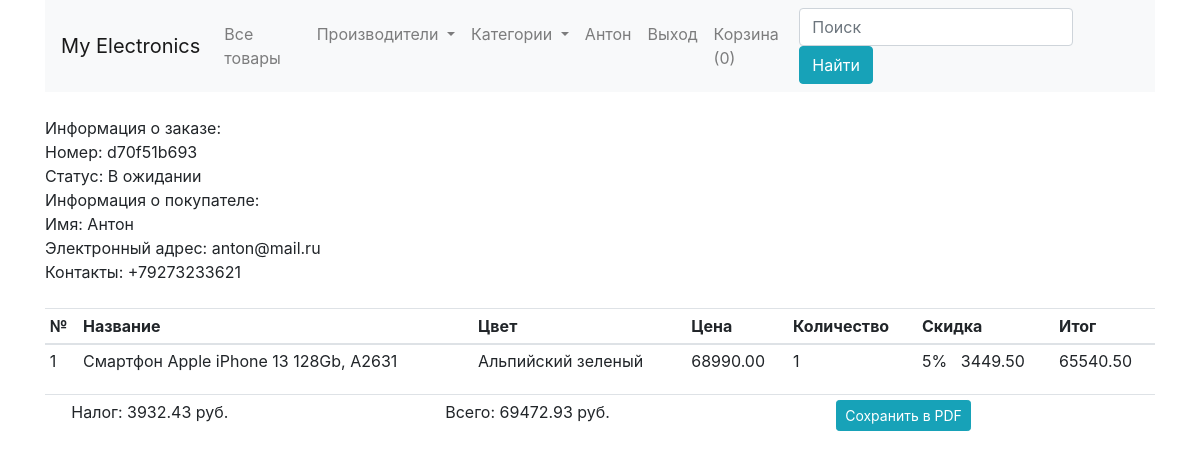
The app's page /orders/d70f51b693 (signed in) with its own data.
### shop/customers/model.py (models this page shows, shortened)
class Register(db.Model, UserMixin):
    id = db.Column(db.Integer, primary_key=True)
    name = db.Column(db.String(50), unique=False)
    username = db.Column(db.String(50), unique=True)
    email = db.Column(db.String(50), unique=True)
    password = db.Column(db.String(200), unique=False)
    country = db.Column(db.String(50), unique=False)
    city = db.Column(db.String(50), unique=False)
    contact = db.Column(db.String(50), unique=False)
    address = db.Column(db.String(50), unique=False)
    zipcode = db.Column(db.String(50), unique=False)
    profile = db.Column(db.String(200), unique=False, default='profile.jpg')
    date_created = db.Column(db.DateTime, nullable=False, default=datetime.utcnow)

class CustomerOrder(db.Model):
    id = db.Column(db.Integer, primary_key=True)
    invoice = db.Column(db.String(20), unique=True, nullable=False)
    status = db.Column(db.String(20), default='В ожидании', nullable=False)
    customer_id = db.Column(db.Integer, unique=False, nullable=False)
    date_created = db.Column(db.DateTime, default=datetime.utcnow, nullable=False)
    orders = db.Column(JsonEcodedDict)

### shop/customers/routes.py (the view)
@app.route('/orders/<invoice>')
@login_required
def orders(invoice):
    if current_user.is_authenticated:
        grand_total = 0
        subtotal = 0
        customer_id = current_user.id
        customer = Register.query.filter_by(id=customer_id).first()
        orders = CustomerOrder.query.filter_by(customer_id=customer_id,
                                               invoice=invoice).order_by(CustomerOrder.id.desc()).first()
        for _key, product in orders.orders.items():
            discount = (product['discount']/100) * float(product['price'])
            subtotal += float(product['price']) * int(product['quantity'])
            subtotal -= discount
            tax = ("%.2f" % (.06 * float(subtotal)))
            grand_total = ("%.2f" % (1.06 * float(subtotal)))
    else:
        return redirect(url_for('customerLogin'))
    return render_template('customer/order.html', invoice=invoice, tax=tax, subtotal=subtotal, grand_total=grand_total,
                           customer=customer, orders=orders)

### shop/customers/model.py (called while the page is built)
@login_manager.user_loader
def user_loader(user_id):
    return Register.query.get(int(user_id))

    def process_result_value(self, value, dialect):
        if value is None:
            return {}
        else:
            return json.loads(value)

### shop/templates/customer/order.html (shortened to what this page needs)
{% extends 'layout.html' %}
{% block content %}
{% include 'navbar.html' %}
<div class="container mt-4">
    <div class="row">
        <div class="col-md-12">
            Информация о заказе: <br>
            Номер: {{orders.invoice}} <br>
            Статус: {{orders.status}} <br>
            Информация о покупателе: <br>
            Имя: {{customer.name}} <br>
            Электронный адрес: {{customer.email}} <br>
            Контакты: {{customer.contact}} <br> <br>
            <table class="table table-sm">
                <thead>
                    <th>№</th>
                    <th>Название</th>
                    <th>Цвет</th>
                    <th>Цена</th>
                    <th>Количество</th>
                    <th>Скидка</th>
                    <th>Итог</th>
                </thead>
                <tbody>
                {% for key, product in orders.orders.items() %}
                    {% set discount = "%0.2f"|format((product.discount/100) * product.price|float) %}
                    <tr>
                        <td>{{loop.index}}</td>
                        <td>{{product.name}}</td>
                        <td>{{product.color|capitalize}}</td>
                        <td>{{"%.2f"|format(product.price)}}</td>
                        <td>{{product.quantity}}</td>
                    {% if product.discount > 0 %}
                        <td>{{product.discount}}% &nbsp; {{discount}}</td>
                    {% else %}
                        <td></td>
                    {% endif %}
                        {% set subtotal = product.quantity|int * product.price|float %}
                        <td>{{ "%0.2f"|format((subtotal|float) - discount|float) }}</td>
                    </tr>
                {% endfor %}
                </tbody>
            </table>
            <table class="table table-sm">
                <tr>
                    <td>
                    </td>
                    <td>Налог: {{tax}} руб.</td>
                    <td>Всего: {{grand_total}} руб.</td>
                    <td>
                        <form action="{{url_for('get_pdf', invoice=orders.invoice)}}" method="post">
                            <button type="submit" class="btn btn-sm btn-info">Сохранить в PDF</button>
                        </form>
                    </td>
                </tr>
            </table>
        </div>
    </div>
</div>
{% endblock content %}

### shop/templates/navbar.html (shortened to what this page needs)
 <div class="container">
    <nav class="navbar navbar-expand-lg navbar-light bg-light">
        <a class="navbar-brand" href="/">My Electronics</a>
        <div class="collapse navbar-collapse" id="navbarSupportedContent">
            <ul class="navbar-nav mr-auto">
                <li class="nav-item">
                    <a class="nav-link" href="/">
                        Все товары <span class="sr-only">(current)</span>
                    </a>
                </li>
                <li class="nav-item dropdown">
                    <a class="nav-link dropdown-toggle" href="#" id="navbarDropdown" role="button"
                       data-toggle="dropdown" aria-haspopup="true" aria-expanded="false">
                        Производители
                    </a>
                </li>
                <li class="nav-item dropdown">
                    <a class="nav-link dropdown-toggle" href="#" id="navbarDropdown" role="button"
                       data-toggle="dropdown" aria-haspopup="true" aria-expanded="false">
                        Категории
                    </a>
                </li>
            {% if current_user.is_authenticated %}
                <li class="nav-item">
                    <a href="" class="nav-link">{{current_user.name}}</a>
                </li>
                <li class="nav-item">
                    <a href="{{url_for('customer_logout')}}" class="nav-link">Выход</a>
                </li>
            {% endif %}
                <li class="nav-item">
                    <a class="nav-link" href="{{url_for('get_cart')}}" tabindex="-1">
                        Корзина ({{ session['Shoppingcart']|length }})
                    </a>
                </li>
            </ul>
            <form action="{{url_for('result')}}" class="form-inline my-2 my-lg-0 float-right">
                <input class="form-control mr-sm-2" name="q" type="search" placeholder="Поиск" aria-label="Поиск">
                <button class="btn btn-info my-2 my-sm-0" type="submit">Найти</button>
            </form>
        </div>
    </nav>
</div>

### records on screen
Register: name "Антон", email "anton@mail.ru", contact "+79273233621"
CustomerOrder: invoice "d70f51b693", status "В ожидании"

### other values on screen
{{ session['Shoppingcart']|length }} "0"
{{ product.name }} "Смартфон Apple iPhone 13 128Gb, A2631"
{{ product.color|capitalize }} "Альпийский зеленый"
{{ "%.2f"|format(product.price) }} "68990.00"
{{ product.quantity }} "1"
{{ product.discount }} "5"
{{ discount }} "3449.50"
{{ "%0.2f"|format((subtotal|float) - discount|float) }} "65540.50"
{{ tax }} "3932.43"
{{ grand_total }} "69472.93"
